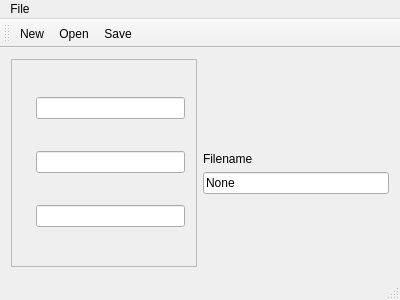
<?xml version="1.0" encoding="UTF-8"?>
<ui version="4.0">
 <class>DaneAdresowe</class>
 <widget class="QMainWindow" name="DaneAdresowe">
  <property name="geometry">
   <rect>
    <x>0</x>
    <y>0</y>
    <width>400</width>
    <height>300</height>
   </rect>
  </property>
  <property name="windowTitle">
   <string>DaneAdresowe</string>
  </property>
  <property name="windowIcon">
   <iconset resource="Ikony.qrc">
    <normaloff>:/new/ikony/icons/address-book-new.svg</normaloff>:/new/ikony/icons/address-book-new.svg</iconset>
  </property>
  <widget class="QWidget" name="centralWidget">
   <layout class="QHBoxLayout" name="horizontalLayout_4">
    <item>
     <widget class="QFrame" name="frame">
      <property name="frameShape">
       <enum>QFrame::StyledPanel</enum>
      </property>
      <property name="frameShadow">
       <enum>QFrame::Raised</enum>
      </property>
      <layout class="QVBoxLayout" name="verticalLayout">
       <item>
        <layout class="QHBoxLayout" name="horizontalLayout">
         <item>
          <widget class="QLabel" name="label">
           <property name="text">
            <string/>
           </property>
           <property name="pixmap">
            <pixmap resource="Ikony.qrc">:/new/ikony/icons/contact-new.svg</pixmap>
           </property>
          </widget>
         </item>
         <item>
          <widget class="QLineEdit" name="nameEdit"/>
         </item>
        </layout>
       </item>
       <item>
        <layout class="QHBoxLayout" name="horizontalLayout_2">
         <item>
          <widget class="QLabel" name="label_2">
           <property name="text">
            <string/>
           </property>
           <property name="pixmap">
            <pixmap resource="Ikony.qrc">:/new/ikony/icons/mail.svg</pixmap>
           </property>
          </widget>
         </item>
         <item>
          <widget class="QLineEdit" name="mailEdit"/>
         </item>
        </layout>
       </item>
       <item>
        <layout class="QHBoxLayout" name="horizontalLayout_3">
         <item>
          <widget class="QLabel" name="label_3">
           <property name="text">
            <string/>
           </property>
           <property name="pixmap">
            <pixmap resource="Ikony.qrc">:/new/ikony/icons/phone.svg</pixmap>
           </property>
          </widget>
         </item>
         <item>
          <widget class="QLineEdit" name="phoneEdit"/>
         </item>
        </layout>
       </item>
      </layout>
     </widget>
    </item>
    <item>
     <layout class="QVBoxLayout" name="verticalLayout_2">
      <item>
       <spacer name="verticalSpacer_2">
        <property name="orientation">
         <enum>Qt::Vertical</enum>
        </property>
        <property name="sizeHint" stdset="0">
         <size>
          <width>20</width>
          <height>40</height>
         </size>
        </property>
       </spacer>
      </item>
      <item>
       <widget class="QLabel" name="label_4">
        <property name="text">
         <string/>
        </property>
        <property name="pixmap">
         <pixmap resource="Ikony.qrc">:/new/ikony/icons/address-book-new.svg</pixmap>
        </property>
        <property name="alignment">
         <set>Qt::AlignCenter</set>
        </property>
       </widget>
      </item>
      <item>
       <widget class="QLabel" name="label_5">
        <property name="text">
         <string>Filename</string>
        </property>
       </widget>
      </item>
      <item>
       <widget class="QLineEdit" name="filenameEdit">
        <property name="text">
         <string>None</string>
        </property>
        <property name="readOnly">
         <bool>true</bool>
        </property>
       </widget>
      </item>
      <item>
       <spacer name="verticalSpacer">
        <property name="orientation">
         <enum>Qt::Vertical</enum>
        </property>
        <property name="sizeHint" stdset="0">
         <size>
          <width>20</width>
          <height>40</height>
         </size>
        </property>
       </spacer>
      </item>
     </layout>
    </item>
   </layout>
  </widget>
  <widget class="QMenuBar" name="menuBar">
   <property name="geometry">
    <rect>
     <x>0</x>
     <y>0</y>
     <width>400</width>
     <height>29</height>
    </rect>
   </property>
   <widget class="QMenu" name="menuFile">
    <property name="title">
     <string>File</string>
    </property>
    <addaction name="actionNew"/>
    <addaction name="actionOpen"/>
    <addaction name="actionSave"/>
    <addaction name="actionSave_as"/>
    <addaction name="separator"/>
    <addaction name="actionExit"/>
   </widget>
   <addaction name="menuFile"/>
  </widget>
  <widget class="QToolBar" name="mainToolBar">
   <attribute name="toolBarArea">
    <enum>TopToolBarArea</enum>
   </attribute>
   <attribute name="toolBarBreak">
    <bool>false</bool>
   </attribute>
   <addaction name="actionNew"/>
   <addaction name="actionOpen"/>
   <addaction name="actionSave"/>
  </widget>
  <widget class="QStatusBar" name="statusBar"/>
  <action name="actionNew">
   <property name="icon">
    <iconset resource="Ikony.qrc">
     <normaloff>:/new/ikony/icons/document-new.svg</normaloff>:/new/ikony/icons/document-new.svg</iconset>
   </property>
   <property name="text">
    <string>New</string>
   </property>
  </action>
  <action name="actionOpen">
   <property name="icon">
    <iconset resource="Ikony.qrc">
     <normaloff>:/new/ikony/icons/document-open.svg</normaloff>:/new/ikony/icons/document-open.svg</iconset>
   </property>
   <property name="text">
    <string>Open</string>
   </property>
  </action>
  <action name="actionSave">
   <property name="icon">
    <iconset resource="Ikony.qrc">
     <normaloff>:/new/ikony/icons/document-save.svg</normaloff>:/new/ikony/icons/document-save.svg</iconset>
   </property>
   <property name="text">
    <string>Save</string>
   </property>
  </action>
  <action name="actionSave_as">
   <property name="text">
    <string>Save as</string>
   </property>
  </action>
  <action name="actionExit">
   <property name="text">
    <string>Exit</string>
   </property>
  </action>
 </widget>
 <layoutdefault spacing="6" margin="11"/>
 <resources>
  <include location="Ikony.qrc"/>
 </resources>
 <connections/>
</ui>
